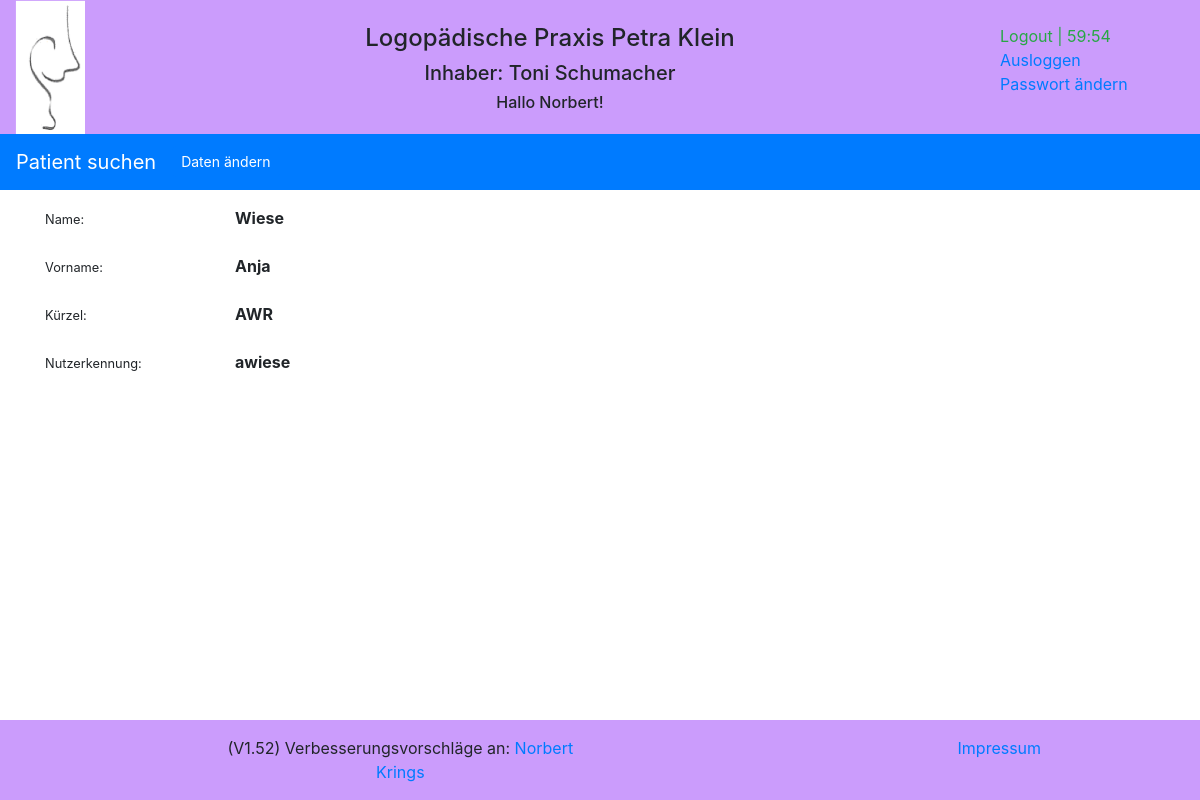
The page /reports/therapist/2/ (signed in) on the database its author committed.
### reports/models.py (models this page shows, shortened)
class Therapist(models.Model):
    tp_first_name = models.CharField(max_length=50, blank=True, default='')
    tp_last_name = models.CharField(max_length=50, blank=True, default='')
    tp_initial = models.CharField(max_length=5, blank=True, default='')
    tp_user_logopakt = models.CharField(max_length=20, blank=True, default='')

### reports/views.py (the view)
# urls.py: path('therapist/<id>/', views.therapist, name='therapist'),
def therapist(request, id=id):
    request.session.set_expiry(settings.SESSION_EXPIRE_SECONDS)
    try:
        therapist_result = Therapist.objects.get(id=id)
        logger.debug('therapist: Therapeut mit der ID: ' + id + ' aufgerufen')
        return render(request, 'reports/therapist.html', {'therapist': therapist_result})
    except ObjectDoesNotExist:
        return redirect('/reports/')

### reports/templates/reports/therapist.html (shortened to what this page needs)
{% extends "base.html" %}
{% block extrahead %}
    {% load static %}
    <link rel="stylesheet" href="{% static 'reports/style_e2.css' %}">
{% endblock %}
{% block nav %}
<nav class="navbar navbar-expand-sm bg-primary navbar-dark">
  <a class="navbar-brand" href="{% url 'reports:index' %}" >Patient suchen</a>
  <div class="collapse navbar-collapse" id="collapsibleNavbar">
    <ul class="navbar-nav">
      <li class="nav-item">
          <a class="btn btn-primary btn-sm" href="{% url 'reports:edit_therapist' therapist.id %}" role="button">Daten ändern</a>
      </li>
    </ul>
  </div>
</nav>
{% endblock %}
{% block content %}
<content>
    <div class="container">
          <div class="row">
            <div class="col-sm-2">
                <div class="small inline">Name:</div>
            </div>
            <div class="col-sm-2">
                 <strong>{{ therapist.tp_last_name }}</strong>
            </div>
          </div>
        <br>
        <div class="row">
            <div class="col-sm-2">
                <div class="small inline">Vorname:</div>
            </div>
            <div class="col-sm-2">
                 <strong>{{ therapist.tp_first_name }}</strong>
            </div>
        </div>
        <br>
        <div class="row">
            <div class="col-sm-2">
                <div class="small inline">Kürzel:</div>
            </div>
            <div class="col-sm-2">
                 <strong>{{ therapist.tp_initial }}</strong>
            </div>
        </div>
        <br>
        <div class="row">
            <div class="col-sm-2">
                <div class="small inline">Nutzerkennung:</div>
            </div>
            <div class="col-sm-2">
                 <strong>{{ therapist.tp_user_logopakt }}</strong>
            </div>
        </div>
   </div>
</content>
{% endblock %}

### reports/templates/header.html (shortened to what this page needs)
    {% load static %}
    <div class="container-fluid text-center header">
        <div class="row" >
            <div class="col-sm-1 d-none d-md-block">
                <img src="{% static 'reports/images/logopaedie.png' %}" width=70px margin="0" alt="Logopädie">
            </div>
            <div class="col-sm-9">
                <div class="row">
                    <div class="col-sm">
                    </div>
                </div>
                <div class="row">
                    <div class="col-sm">
                        <h4>Logopädische Praxis Petra Klein</h4>
                    </div>
                </div>
                <div class="row" >
                    <div class="col-sm d-none d-md-block">
                        <h5>Inhaber: Toni Schumacher</h5>
                    </div>
                </div>
                <div class="row">
                    <div class="col-sm d-none d-md-block">
                        <h6>{% if user.is_authenticated %} Hallo {{ user.first_name }}! {% endif %}</h6>
                    </div>
                </div>
            </div>
            <div class="col-sm-2 d-none d-md-block">
                <div class="row">&nbsp;</div>
                {% if user.is_authenticated %}
                <div class="row">
                    <div class="text-success">Logout |&nbsp;</div><div id="minutes" class="text-success">30</div><div class="text-success">:</div><div id="seconds" class="text-success">00</div>
                </div>
                <div class="row"><a href="{% url 'logout' %}">Ausloggen</a></div>
                <div class="row"><a href="{% url 'password_change' %}">Passwort ändern</a></div>
                {% endif %}
            </div>
        </div>
    </div>

### reports/static/reports/logopaedie.css (style rules this page uses)
.header { background-color: #cb9cfc; }
.inline { display: inline; }

### reports/static/reports/style_e2.css (style rules this page uses)
body { grid-template-columns: 175px 4fr; }
content { grid-column: 2 / 5; grid-row: 2 / 4; }

### rows shown on the page
Therapist: tp_last_name "Wiese", tp_first_name "Anja", tp_initial "AWR", tp_user_logopakt "awiese"

### other values the page prints
{{ user.first_name }} "Norbert"
